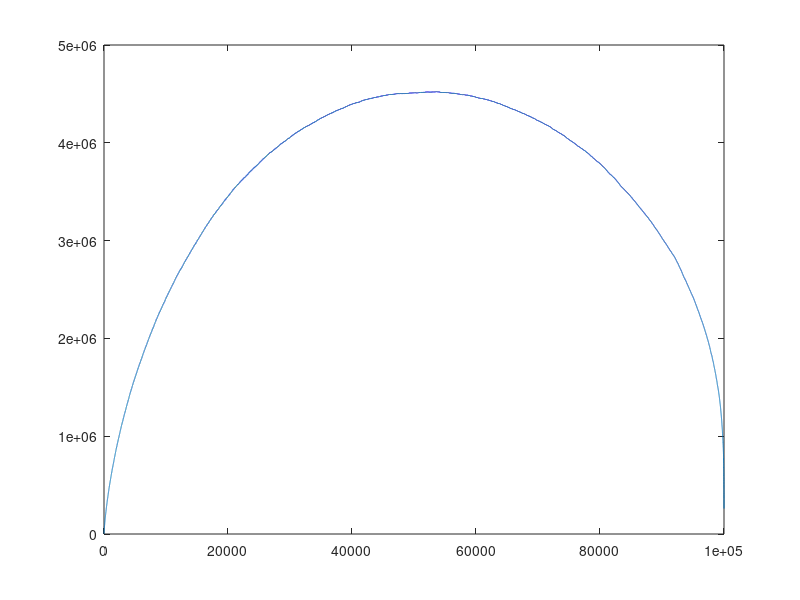

Write the MATLAB code that produced this figure. (Note: this script raises an error after producing the figure.)
%random number generator for replication
rng(111);


%First Parameterization
mu = [4, 3.5, 2.5, 2.8, 4.5];
sigma = [.42250, .16900, .04225, .01521, .11430;
    .16900, .25532, .27056, .02435, .06764;
    .04225, .27056, .67640, .10000, .00900;
    .01521, .02435, .10000 , 1.0000, .03600;
    .11430, .06764, .00900, .03600, .59000];
n = 100000;
samples = mvnrnd(mu, sigma, n);
data = exp(samples);


%%%%%2%%%%%
%Demand Curve
agg = data(:);
agg = sort(agg, 'descend');
quantity = 1:length(agg);
plot(quantity, agg);

%Revenue Curve
revenue = [quantity', agg];
revenue(:, 3) = revenue(:, 1) .* revenue(:, 2);
plot(quantity, revenue(:, 3));
[~, sorting_index] = sort(revenue(:, 3), 'descend');
max_revenue = revenue(sorting_index, :);
qmax = max_revenue(1,1);
pmax = max_revenue(1,2);
profit = qmax*pmax;

%Consumer Welfare
firstcolumn = agg;
secondcolumn = ones(500000, 1) * pmax;;
matrix = [firstcolumn, secondcolumn];
matrix(:, 3) = matrix(:, 1) - matrix(:, 2);
matrix = matrix(matrix(:, 3) >= 0, :); 
welfare = sum(matrix(:, 3));


%%%%%3%%%%%
bagg = sum(data, 2);
bagg = sort(bagg, 'descend');
bquantity = 1:length(bagg);
plot(bquantity, bagg);

%Bundle Revenue Curve
brevenue = [bquantity', bagg];
brevenue(:, 3) = brevenue(:, 1) .* brevenue(:, 2);
plot(bquantity, brevenue(:, 3));
[~, bsorting_index] = sort(brevenue(:, 3), 'descend');
bmax_revenue = brevenue(bsorting_index, :);
bqmax = bmax_revenue(1,1);
bpmax = bmax_revenue(1,2);
bprofit = bqmax*bpmax;

%Consumer Welfare
bfirstcolumn = bagg;
bsecondcolumn = ones(100000, 1) * bpmax;;
bmatrix = [bfirstcolumn, bsecondcolumn];
bmatrix(:, 3) = bmatrix(:, 1) - bmatrix(:, 2);
bmatrix = bmatrix(bmatrix(:, 3) >= 0, :); 
bwelfare = sum(bmatrix(:, 3));





%%%%%4%%%%%
%%Book 1%%
data1 = sort(data(:, 1), 'descend');
quantity1 = 1:length(data);
plot(quantity1, data1);
%Revenue, Book 1
revenue1 = [quantity1', data1(:, 1)];
revenue1(:, 3) = revenue1(:, 1) .* revenue1(:, 2);
plot(quantity1, revenue1(:, 3));
%Optimality
[~, sorting_index1] = sort(revenue1(:, 3), 'descend');
max_revenue1 = revenue1(sorting_index1, :);
qmax1 = max_revenue1(1,1);
pmax1 = max_revenue1(1,2);
profit1 = qmax1*pmax1;
%Welfare
firstcolumn1 = data1;
secondcolumn1 = ones(100000,1) * pmax1;
matrix1 = [firstcolumn1, secondcolumn1];
matrix1(:, 3) = matrix1(:, 1) - matrix1(:, 2);
matrix1 = matrix1(matrix1(:, 3) >= 0, :); 
welfare1 = sum(matrix1(:, 3));


%%Book 2%%
data2 = sort(data(:, 2), 'descend');
quantity2 = 1:length(data);
plot(quantity2, data2);
%Revenue, Book 2
revenue2 = [quantity2', data2(:, 1)];
revenue2(:, 3) = revenue2(:, 1) .* revenue2(:, 2);
plot(quantity2, revenue2(:, 3));
%Optimality
[~, sorting_index2] = sort(revenue2(:, 3), 'descend');
max_revenue2 = revenue2(sorting_index2, :);
qmax2 = max_revenue2(1,1);
pmax2 = max_revenue2(1,2);
profit2 = qmax2*pmax2;
%Welfare
firstcolumn2 = data2;
secondcolumn2 = ones(100000,1) * pmax2;
matrix2 = [firstcolumn2, secondcolumn2];
matrix2(:, 3) = matrix2(:, 1) - matrix2(:, 2);
matrix2 = matrix2(matrix2(:, 3) >= 0, :); 
welfare2 = sum(matrix2(:, 3));


%%Book 3%%
data3 = sort(data(:, 3), 'descend');
quantity3 = 1:length(data);
plot(quantity3, data3);
%Revenue, Book 3
revenue3 = [quantity3', data3(:, 1)];
revenue3(:, 3) = revenue3(:, 1) .* revenue3(:, 2);
plot(quantity3, revenue3(:, 3));
%Optimality
[~, sorting_index3] = sort(revenue3(:, 3), 'descend');
max_revenue3 = revenue3(sorting_index3, :);
qmax3 = max_revenue3(1,1);
pmax3 = max_revenue3(1,2);
profit3 = qmax3*pmax3;
%Welfare
firstcolumn3 = data3;
secondcolumn3 = ones(100000,1) * pmax3;
matrix3 = [firstcolumn3, secondcolumn3];
matrix3(:, 3) = matrix3(:, 1) - matrix3(:, 2);
matrix3 = matrix3(matrix3(:, 3) >= 0, :); 
welfare3 = sum(matrix3(:, 3));




%%Book 4%%
data4 = sort(data(:, 4), 'descend');
quantity4 = 1:length(data);
plot(quantity4, data4);
%Revenue, Book 3
revenue4 = [quantity4', data4(:, 1)];
revenue4(:, 3) = revenue4(:, 1) .* revenue4(:, 2);
plot(quantity4, revenue4(:, 3));
%Optimality
[~, sorting_index4] = sort(revenue4(:, 3), 'descend');
max_revenue4 = revenue4(sorting_index4, :);
qmax4 = max_revenue4(1,1);
pmax4 = max_revenue4(1,2);
profit4 = qmax4*pmax4;
%Welfare
firstcolumn4 = data4;
secondcolumn4 = ones(100000,1) * pmax4;
matrix4 = [firstcolumn4, secondcolumn4];
matrix4(:, 3) = matrix4(:, 1) - matrix4(:, 2);
matrix4 = matrix4(matrix4(:, 3) >= 0, :); 
welfare4 = sum(matrix4(:, 3));

%%Book 5%%
data5 = sort(data(:, 5), 'descend');
quantity5 = 1:length(data);
plot(quantity5, data5);
%Revenue, Book 3
revenue5 = [quantity5', data5(:, 1)];
revenue5(:, 3) = revenue5(:, 1) .* revenue5(:, 2);
plot(quantity5, revenue5(:, 3));
%Optimality
[~, sorting_index5] = sort(revenue5(:, 3), 'descend');
max_revenue5 = revenue5(sorting_index5, :);
qmax5 = max_revenue5(1,1);
pmax5 = max_revenue5(1,2);
profit5 = qmax5*pmax5;
%Welfare
firstcolumn5 = data5;
secondcolumn5 = ones(100000,1) * pmax5;
matrix5 = [firstcolumn5, secondcolumn5];
matrix5(:, 3) = matrix5(:, 1) - matrix5(:, 2);
matrix5 = matrix5(matrix5(:, 3) >= 0, :); 
welfare5 = sum(matrix5(:, 3));  

totalwelfare= welfare1 + welfare2 + welfare3 + welfare4 + welfare5;

hlink = uihyperlink(IO_PS3.m);